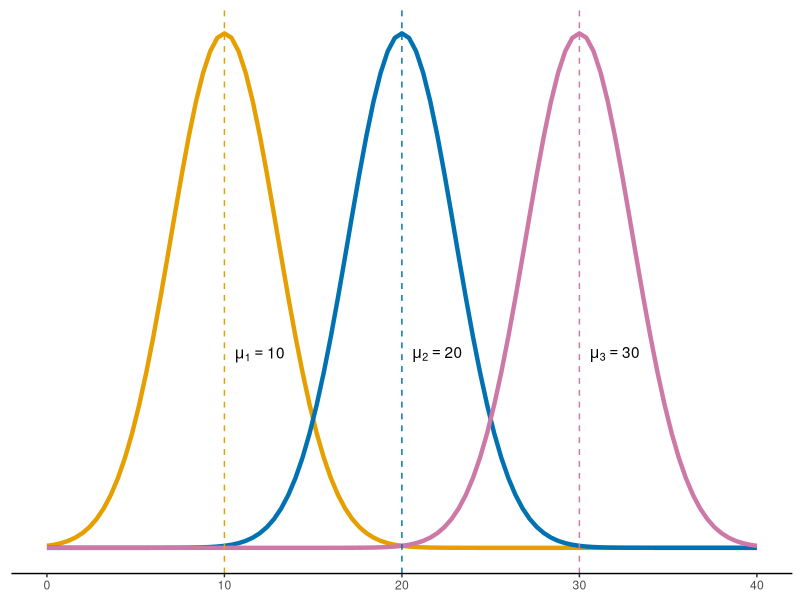
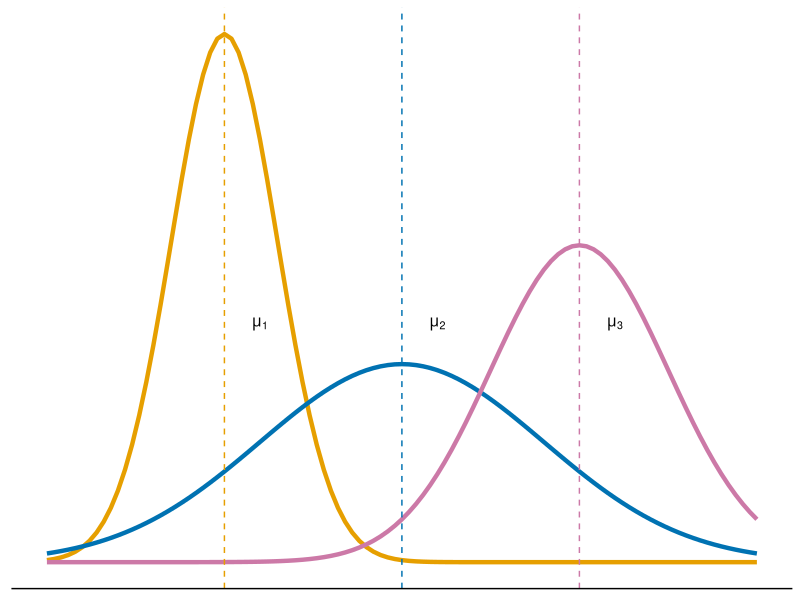
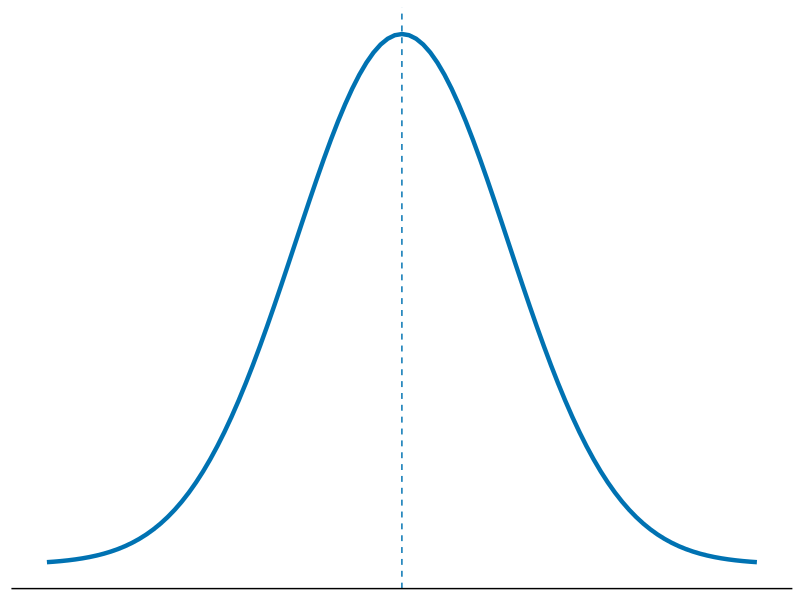
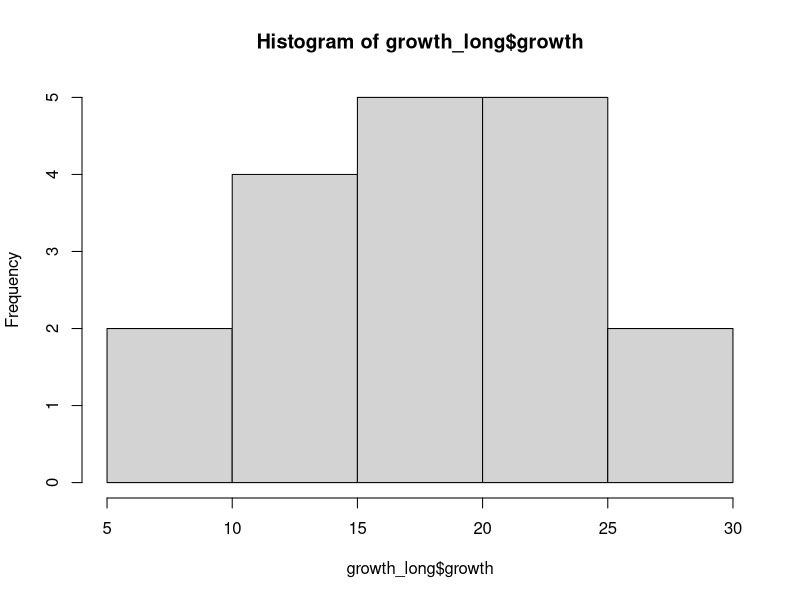
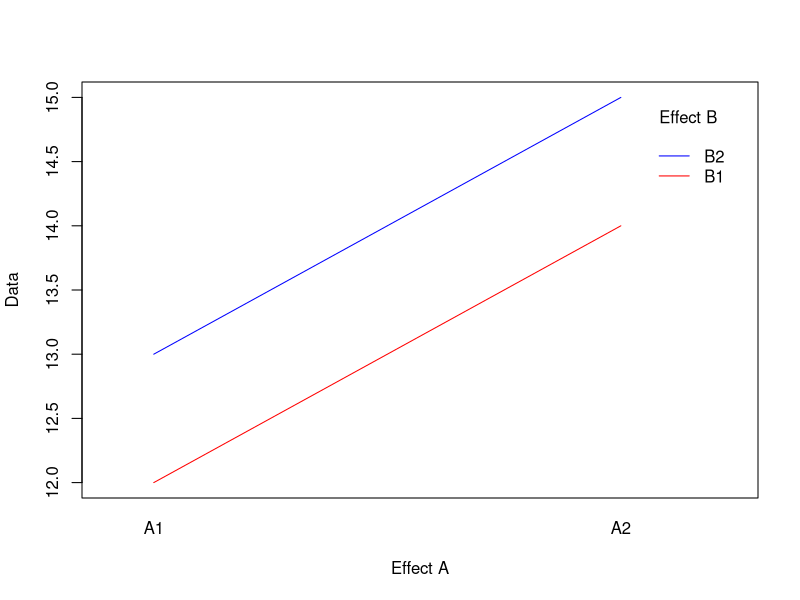
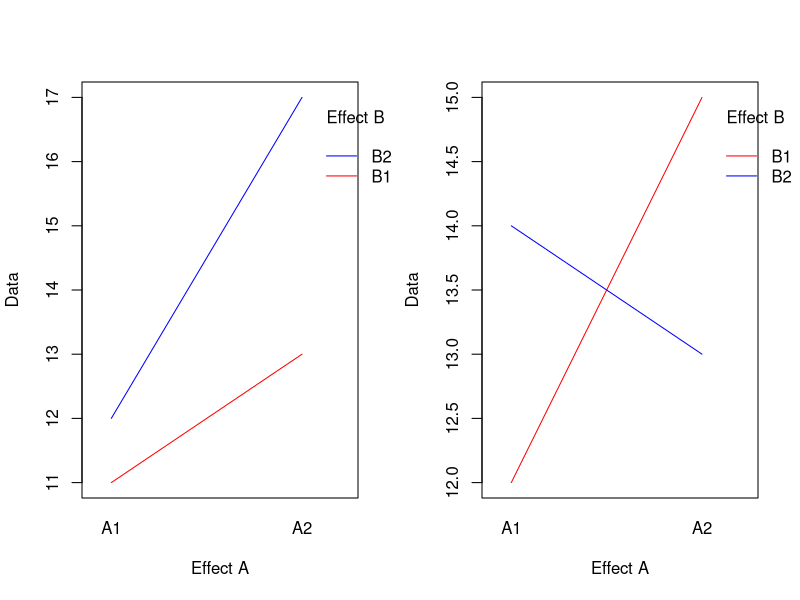
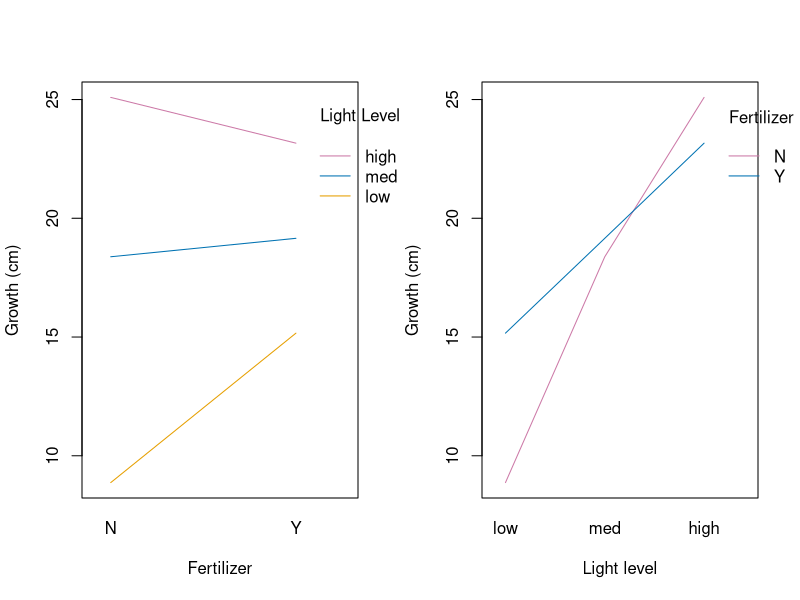

Write R code to recreate these figures, in order.
## ---- chunk 1
#| echo: true
# Reading in data
growth <- data.frame(plant = c("plant 1","plant 2","plant 3","plant 4","plant 5","plant 6"),
                     low = c(18.51,5.99,12.02,7.06,14.96,13.56),
                     med = c(19.19,19.09,17.90,21.47,20.38,14.58),
                     high = c(19.23,24.27,27.34,22.23,22.92,28.77))
growth
## ---- chunk 2
#| echo: true
#| code-line-numbers: "|3|4|5|6|"
# Putting data in long format
library(tidyr)
growth_long <- pivot_longer(data = growth,
                            cols = "low":"high",
                            names_to = "light_level",
                            values_to = "growth")
head(growth_long)
## ---- chunk 3
#| fig-align: center

library(ggplot2)

ggplot(data.frame(x = c(0,40)), aes(x = x)) +
  stat_function(fun = dnorm, args = list(mean = 10, sd = 3), color = "#E69F00", linewidth = 1.5) +
  stat_function(fun = dnorm, args = list(mean = 20, sd = 3), color = "#0072B2", linewidth = 1.5) +
  stat_function(fun = dnorm, args = list(mean = 30, sd = 3), color = "#CC79A7", linewidth = 1.5) + 
  geom_vline(xintercept = c(10,20,30), 
             color = c("#E69F00","#0072B2","#CC79A7"), 
             linetype = "dashed") +
  geom_text(data = data.frame(
    x = c(12, 22, 32),
    y = c(0.05, 0.05, 0.05),
    label = c("mu[1] == 10", "mu[2] == 20", "mu[3] == 30")),
    aes(x = x, y = y, label = label), parse = TRUE) +
  theme(axis.line = element_line(colour = "black"),
        panel.grid.major = element_blank(),
        panel.grid.minor = element_blank(),
        panel.border = element_blank(),
        panel.background = element_blank(),
        axis.ticks.y = element_blank(),
        axis.text.y = element_blank(),
        axis.title.y = element_blank(),
        axis.title.x = element_blank(),
        axis.line.y = element_blank())
## ---- chunk 4
#| fig-align: center

ggplot(data.frame(x = c(0,40)), aes(x = x)) +
  stat_function(fun = dnorm, args = list(mean = 10, sd = 3), color = "#E69F00", linewidth = 1.5) +
  stat_function(fun = dnorm, args = list(mean = 20, sd = 8), color = "#0072B2", linewidth = 1.5) +
  stat_function(fun = dnorm, args = list(mean = 30, sd = 5), color = "#CC79A7", linewidth = 1.5) + 
  geom_vline(xintercept = c(10,20,30), 
             color = c("#E69F00","#0072B2","#CC79A7"), 
             linetype = "dashed") +
  geom_text(data = data.frame(
    x = c(12, 22, 32),
    y = c(0.06, 0.06, 0.06),
    label = c("mu[1]", "mu[2]", "mu[3]")),
    aes(x = x, y = y, label = label), parse = TRUE) +
  theme(axis.line = element_line(colour = "black"),
        panel.grid.major = element_blank(),
        panel.grid.minor = element_blank(),
        panel.border = element_blank(),
        panel.background = element_blank(),
        axis.ticks.y = element_blank(),
        axis.text.y = element_blank(),
        axis.title.y = element_blank(),
        axis.ticks.x = element_blank(),
        axis.text.x = element_blank(),
        axis.title.x = element_blank(),
        axis.line.y = element_blank())
## ---- chunk 5
#| fig-align: center

ggplot(data.frame(x = c(-20,60)), aes(x = x)) +
  stat_function(fun = dnorm, args = list(mean = 20, sd = 12), color = "#0072B2", linewidth = 1.5) +
  geom_vline(xintercept = 20, 
             color = "#0072B2", 
             linetype = "dashed") +
  theme(axis.line = element_line(colour = "black"),
        panel.grid.major = element_blank(),
        panel.grid.minor = element_blank(),
        panel.border = element_blank(),
        panel.background = element_blank(),
        axis.ticks.y = element_blank(),
        axis.text.y = element_blank(),
        axis.title.y = element_blank(),
        axis.ticks.x = element_blank(),
        axis.text.x = element_blank(),
        axis.title.x = element_blank(),
        axis.line.y = element_blank())
## ---- chunk 6
#| echo: true
#| fig-align: center
hist(growth_long$growth)
## ---- chunk 7
#| echo: true
#| code-line-numbers: "|2|3|"
# Run an ANOVA
model <- aov(growth ~ light_level, data = growth_long)
summary(model)
## ---- chunk 8
model <- aov(growth ~ light_level, data = growth_long)
anova(model)
## ---- chunk 9
TukeyHSD(model, conf.level = 0.95) # default to 95% confidence
## ---- chunk 10
#| echo: true
growth2 <- data.frame(plant = c(1:6),
                     fertilizer = rep(c("Y","N"),3),
                     low = c(18.51,5.99,12.02,7.06,14.96,13.56),
                     med = c(19.19,19.09,17.90,21.47,20.38,14.58),
                     high = c(19.23,24.27,27.34,22.23,22.92,28.77))
growth_long2 <- pivot_longer(data = growth2,
                            cols = "low":"high",
                            names_to = "light_level",
                            values_to = "growth")
growth_long2$light_level <- factor(growth_long2$light_level, levels = c("low","med","high"))
head(growth_long2)
## ---- chunk 11
#| echo: true
#| code-line-numbers: "|2|"
# Run a two-way ANOVA
model2 <- aov(growth ~ light_level*fertilizer, data = growth_long2)
summary(model2)
## ---- chunk 12
inter <- data.frame(A = rep(c("A1","A2"),each = 2),
                    B = rep(c("B1","B2"),2),
                    Data = c(12,13,14,15))

interaction.plot(x.factor = inter$A,
                 trace.factor = inter$B, 
                 response = inter$Data, fun = mean,
                 xlab = "Effect A", ylab = "Data", trace.label = "Effect B",
                 col = c("red","blue"), lty = 1, pch = 2)
## ---- chunk 13
inter1 <- data.frame(A = rep(c("A1","A2"),each = 2),
                    B = rep(c("B1","B2"),2),
                    Data = c(11,12,13,17))
inter2 <- data.frame(A = rep(c("A1","A2"),each = 2),
                    B = rep(c("B1","B2"),2),
                    Data = c(12,14,15,13))

par(mfrow = c(1,2))
interaction.plot(x.factor = inter1$A,
                 trace.factor = inter1$B, 
                 response = inter1$Data, fun = mean,
                 xlab = "Effect A", ylab = "Data", trace.label = "Effect B",
                 col = c("red","blue"), lty = 1, pch = 2)
interaction.plot(x.factor = inter2$A,
                 trace.factor = inter2$B, 
                 response = inter2$Data, fun = mean,
                 xlab = "Effect A", ylab = "Data", trace.label = "Effect B",
                 col = c("red","blue"), lty = 1, pch = 2)
## ---- chunk 14
#| fig-align: center
interaction.plot(x.factor = growth_long2$fertilizer,
                 trace.factor = growth_long2$light_level, 
                 response = growth_long2$growth, fun = mean,
                 xlab = "Fertilizer", ylab = "Growth (cm)", trace.label = "Light Level",
                 col = c("#E69F00","#0072B2","#CC79A7"), lty = 1)
## ---- chunk 15
#| fig-align: center
interaction.plot(x.factor = growth_long2$light_level,
                 trace.factor = growth_long2$fertilizer, 
                 response = growth_long2$growth, fun = mean,
                 xlab = "Light level", ylab = "Growth (cm)", trace.label = "Fertilizer",
                 col = c("#CC79A7","#0072B2"), lty = 1)
